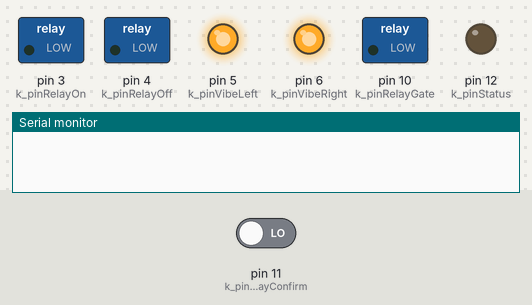
A sketch run on a simulated Arduino Uno, built with avr-gcc and run on an emulated ATmega328P. On the bench: switched loads named in the sketch (green lamp = pin HIGH), output pins drawn as LEDs (lit = HIGH), the last lines printed to the serial monitor. The test bench sets the inputs (shaded band); at power-on: pin 11 (k_pinRelayConfirm) LOW.

Above: at 1.3 s.
1.4 s: pin 11 (k_pinRelayConfirm) driven HIGH
At 4.3 s:
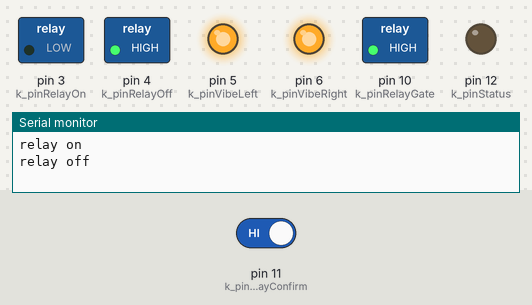
4.4 s: pin 11 (k_pinRelayConfirm) driven LOW
At 6.6 s:
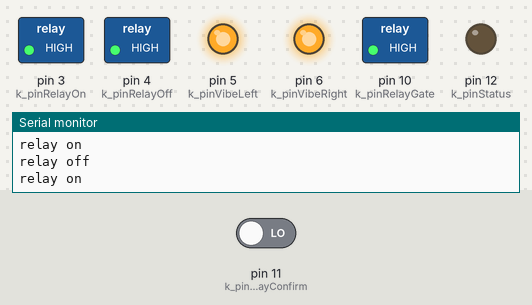
7.4 s: pin 11 (k_pinRelayConfirm) driven HIGH
At 11.1 s:
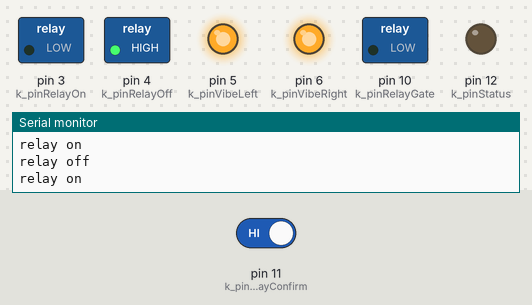
Timing chart, 0 to 16.4 s (numbered marks = the images above; inputs shaded):
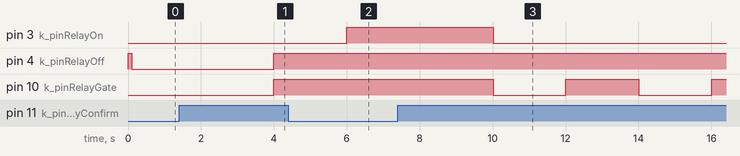

The sketch:

relay.ino
```cpp
// main purpose of this sketch is to test
// the 'confirm' circuit.


const uint8_t k_pinRelayOn = 3;
const uint8_t k_pinRelayOff = 4;
const uint8_t k_pinRelayGate = 10;
const uint8_t k_pinRelayConfirm = 11;
const uint8_t k_pinStatus = 12;

const uint8_t k_pinVibeLeft = 5;
const uint8_t k_pinVibeRight = 6;


unsigned long g_uTimeCurrent = 0;
unsigned long g_uTimePrevious = 0;

bool g_bRelayOn = false;


void
setup()
{
    Serial.begin( 115200 );
    while ( ! Serial )
        delay( 10 );

    pinMode( k_pinRelayOn, OUTPUT );
    pinMode( k_pinRelayOff, OUTPUT );
    pinMode( k_pinRelayGate, OUTPUT );
    pinMode( k_pinRelayConfirm, INPUT );

    pinMode( k_pinStatus, OUTPUT );
    pinMode( k_pinVibeLeft, OUTPUT );
    pinMode( k_pinVibeRight, OUTPUT );


    digitalWrite( k_pinRelayOff, HIGH );
    delay( 100 );
    digitalWrite( k_pinRelayOff, LOW );
    g_bRelayOn = false;

    digitalWrite( k_pinVibeLeft, HIGH );
    digitalWrite( k_pinVibeRight, HIGH );
}


void
relayTrigger( uint8_t pin, uint8_t state )
{
    if ( 0 < pin )
    {
        digitalWrite( k_pinRelayGate, HIGH );
        digitalWrite( pin, HIGH );
        for ( int i = 0; i < 20; ++i )
        {
            delay( 5 );
            if ( state == digitalRead( k_pinRelayConfirm ) )
                break;
            digitalWrite( pin, LOW );
            digitalWrite( k_pinRelayGate, LOW );
        }
        delay( 25 );
    }
}


void
loop()
{
    g_uTimeCurrent = millis();
    if ( 2000 < g_uTimeCurrent - g_uTimePrevious )
    {
        g_uTimePrevious = g_uTimeCurrent;

        if ( g_bRelayOn )
        {
            relayTrigger( k_pinRelayOff, HIGH );
            g_bRelayOn = false;
            Serial.println( "relay off" );
        }
        else
        {
            relayTrigger( k_pinRelayOn, LOW );
            g_bRelayOn = true;
            Serial.println( "relay on" );
        }
    }
}
```

Measured:
- after the input at 1.4 s, pin 3 (k_pinRelayOn): stays LOW (without the input it goes to HIGH after 0.60 s); pin 4 (k_pinRelayOff): LOW → HIGH after 2.6 s
- after the input at 4.4 s, pin 3 (k_pinRelayOn): LOW → HIGH after 1.6 s; pin 10 (k_pinRelayGate): stays HIGH (without the input it goes to LOW after 1.6 s)
- after the input at 7.4 s, pin 3 (k_pinRelayOn): HIGH → LOW after 2.6 s; pin 4 (k_pinRelayOff): stays HIGH (without the input it goes to LOW after 0.61 s)
